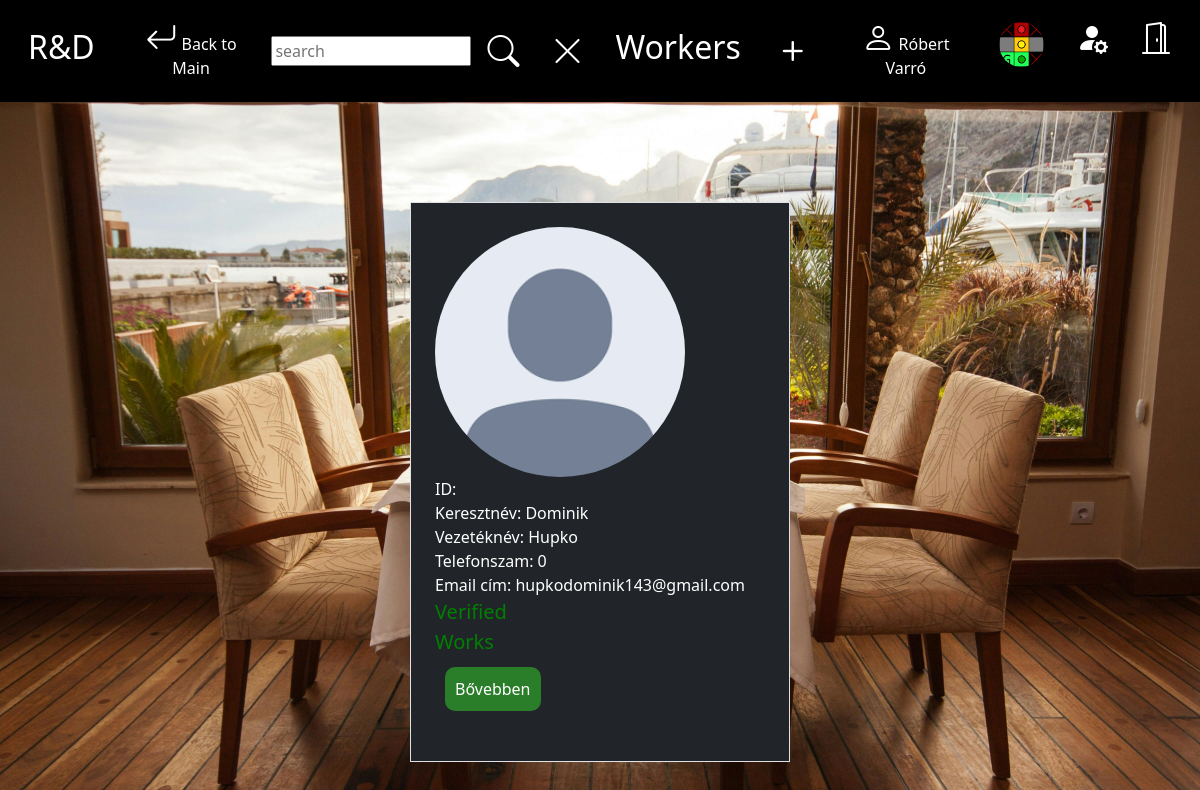
The app's page /Restaurant2.0/workers.php (signed in) with its own data.
### tables this page shows
CREATE TABLE `user` (
  `userId` int(6) NOT NULL,
  `firstName` varchar(50) NOT NULL,
  `lastName` varchar(50) NOT NULL,
  `phoneNumber` int(10) NOT NULL,
  `userMail` varchar(100) NOT NULL,
  `userPassword` varchar(60) NOT NULL,
  `profilePic` varchar(100) DEFAULT NULL,
  `privilage` varchar(25) NOT NULL,
  `registrationTime` timestamp NOT NULL DEFAULT current_timestamp(),
  `verification_code` int(50) DEFAULT NULL,
  `verify` int(11) NOT NULL,
  `verification_time` timestamp NOT NULL DEFAULT current_timestamp(),
  `banned` tinyint(1) NOT NULL,
  `banned_time` timestamp NOT NULL DEFAULT current_timestamp(),
  `passwordValidation` int(10) NOT NULL,
  `passwordValidationTime` timestamp NOT NULL DEFAULT current_timestamp()
);

### Restaurant2.0/workers.php (the view, shortened to what this page needs)
<html>
<head>
    <link href="https://cdn.jsdelivr.net/npm/bootstrap@5.3.2/dist/css/bootstrap.min.css" rel="stylesheet"
>
    <link rel="stylesheet" href="https://cdn.jsdelivr.net/npm/bootstrap-icons@1.11.3/font/bootstrap-icons.min.css">
    <link rel="stylesheet" href="https://cdnjs.cloudflare.com/ajax/libs/font-awesome/4.7.0/css/font-awesome.min.css">
    <link rel="stylesheet" type="text/css" href="main.css">
</head>
<body>
<nav class="navbar navbar-expand-lg bg-black navbar-nav ml-auto">
    <div class="container-fluid ">
        <a href="#" class="bar d-none d-lg-block"><h2>R&D</h2><?php  ?></a>
     <?php
global $conn;
        if ($conn) {
            if (isset($_SESSION['email']) && isset($_SESSION['name']) && isset($_SESSION['profilePic'])) {
                $sql = "SELECT * FROM user";
                $stmt = $conn->query($sql);
                if ($stmt->num_rows > 0)
                    while ($row = $stmt->fetch_assoc())
                        if ($_SESSION['email'] == $row['userMail'] && $row['privilage'] == "Admin") {
            echo "<li><a class=\"d-none d-lg-block\" href=\"index.php\"><i class=\"fa-2x bi bi-arrow-return-left\"></i> Back to Main</a></li>";;
            echo '<li><form method="post" action="workers.php"></li>
            <input type="text" style="width: 200px; height: 30px; " placeholder="search" name="searchMail">
            <li> <a class="justify-content-end" onclick="activateSearch()"><i class="fa-2x bi bi-search"></i></a></li>
         <li><a class="justify-content-end" onclick="deleteSearch()"><i class="fa-2x bi bi-x-lg"></i></a></li>
            <input type="submit" value="search" id="searchAction" name="searchAction" style="display: none">
            <input type="submit" value="delete" id="searchDelete" name="searchDelete" style="display: none">
        </form>
           <a href="#" class="bar d-block d-lg-none"><h2><i class=" fa-3x bi bi-pc-display-horizontal"></i>  </h2></a>
            <a href="#" class="bar d-none d-lg-block"> <h2>  Workers</h2></a>';
            echo "<li><a class=\"justify-content-end\" href=\"registration.php?token=" . $_SESSION['token']. "\" style='font-size: 40px'><i class=\"bi bi-plus\"></i></a></li>";
                        }
            }
        } else {
            echo "<a href='login.php'  class='nav-link dropdown-item'><i class=\"bi bi-person\"></i>Connection Error!</a>";
        }
     ?> <button style="border: none;" class=" fa-1x navbar-toggler ml-auto hidden-sm-up float-xs-right float: right" type="button"
        <div class=" collapse navbar-collapse justify-content-end" id="collapsibleNavbar">
            <ul class="navbar-nav ">
                <li class="nav-item dropdown ">
                    <?php
                    global $conn;
                    if ($conn) {
                        if (isset($_SESSION['email']) && isset($_SESSION['name']) && isset($_SESSION['profilePic'])) {
                            $name = $_SESSION['name'];
                            $profilePic = $_SESSION['profilePic'];
                            $sql = "SELECT * FROM user";
                            $stmt = $conn->query($sql);
                           echo'<div class=" collapse navbar-collapse justify-content-end" id="collapsibleNavbar">';
                            if ($stmt->num_rows > 0)
                                while ($row = $stmt->fetch_assoc())
                                    if ($_SESSION['email'] == $row['userMail']) {
                                        echo "<li><a class='bar d-none d-lg-block'> <i class=\"fa-2x bi bi-person\"></i> $name</a></li>";
                                    }
                            echo "<li><a class=\" d-none d-lg-block \"  onclick=' activateProfilePicture()'>
<img  class=\"profilePic\" src=\"http://localhost:/Restaurant2.0/pictures/{$profilePic}\" width=\"45\" height=\"45\" alt=\"profilkep\">";
                            echo "</a><form method='post' action='functions.php' enctype='multipart/form-data'>";
                            echo "</form></li>";
                            echo "<li><a  class=\" d-none d-lg-block \" href=\"modify.php\">";
                            echo "<i class='fa-2x  bi bi-person-fill-gear'></i></i> </a></li>";
                            echo "<li><a  class=\" d-none d-lg-block \" href=\"functions.php\">";
                            echo "<i class=\"bi bi-door-open fa-2x\"></i></a></li>";
                            echo "</div>";
                        }
                    } else {
                        echo "<a href='' class='nav-link dropdown-item'><i class=\"bi bi-person\"></i>Connection Error!</a>";
                    }
                    ?>
                     </nav> </div> </li> </ul> </div> </div> </nav>
</body>
</html>
<?php
if (isset($_SESSION['email']) && isset($_SESSION['name']) && isset($_SESSION['profilePic'])) {
    if (isset($_POST['searchAction'])) {
        if ($_POST['searchAction'] == 'search') {
            $data = "SELECT * FROM user where userMail= '" . $_POST['searchMail'] . "' and privilage = 'Worker'";
            users($data);
        }
    } else {
        users("SELECT * FROM user where privilage = 'Worker'");
    }
} else {
    header('Location: index.php');
    exit();
}
function users($command)
{
    global $conn;
    $sql = $command;
    $stmt = $conn->prepare($sql);
    $stmt->execute();
    $result = $stmt->get_result();
    if ($result->num_rows > 0) {
        echo '<div class="container">
  <div class="row justify-content-around" >';
        while ($row = $result->fetch_assoc()) {
            echo ' <div class="col-xl-4 p-4 border bg-dark" style="
 margin: auto; margin-top:100px; margin-bottom: 50px;left:0; right:0">';
            echo "<div class=\"col-xl-4 \"><img class=\"profilePic\" src=\"http://localhost:/Restaurant2.0/pictures/" . $row['profilePic'] . "
          \" width=\"250\" height=\"250\" alt=\"profilkep\"></div><label>ID: " . $row['registrationId'] . "</label><br>
<label>Keresztnév: " . $row['firstName'] . "</label><br>
<label>Vezetéknév: " . $row['lastName'] . "</label><br>
<label>Telefonszam: " . $row['phoneNumber'] . "</label><br>
<label>Email cím: " . $row['userMail'] . "</label><br>";
if($row['verify']==1){
    echo '<label style="color: green; font-size: 20px">Verified</label><br>';
}
else
    echo '<label style="color: red; font-size: 20px">Not verified</label><br>';
            if ($row['banned'] == 0) {
                echo "<label style='color: green; font-size: 20px'>Works</label>";
            } else {
                echo "<label style='color: red; font-size: 20px'>Blocked</label><br><label> Ban time: " . $row['banned_time'] . "</label><br>";
            }
            echo "<form method='post' action='user.php'>
<input type='hidden' name='id' value='" . $row['registrationId'] . "'>
<input type='submit' class='more' name='userId' value='Bővebben' >
</form></div>";
        }
        echo "</div></div></div>";
    } else {
       $_SESSION['message']="<h2>No result.</h2>";
    }
}
?>

### Restaurant2.0/main.css (style rules this page uses)
.navbar { background-color: #333; }
.navbar a, button { float: left; font-size: 16px; color: white; text-align: center; padding: 14px 16px; text-decoration: none; }
li { text-decoration: none; }
body { position: relative; background-repeat: no-repeat; background-size: cover; background-image:url("MainPage.jpg") ; background-color: #4e1b06; }
.profilePic { border-radius: 50%; margin: 0px; margin-top: 0; opacity: 1; cursor: pointer; filter: alpha(opacity=100); }
.more { background-color: #2a7e2a; color: white; border: 0; padding: 10px; border-radius: 10px; font-size: 16px; margin: 10px; }
label { color: white; }

### records on screen
user: profilePic (picture), firstName "Dominik", lastName "Hupko", phoneNumber "0", userMail "hupkodominik143@gmail.com", verify "Verified", banned "Works"
